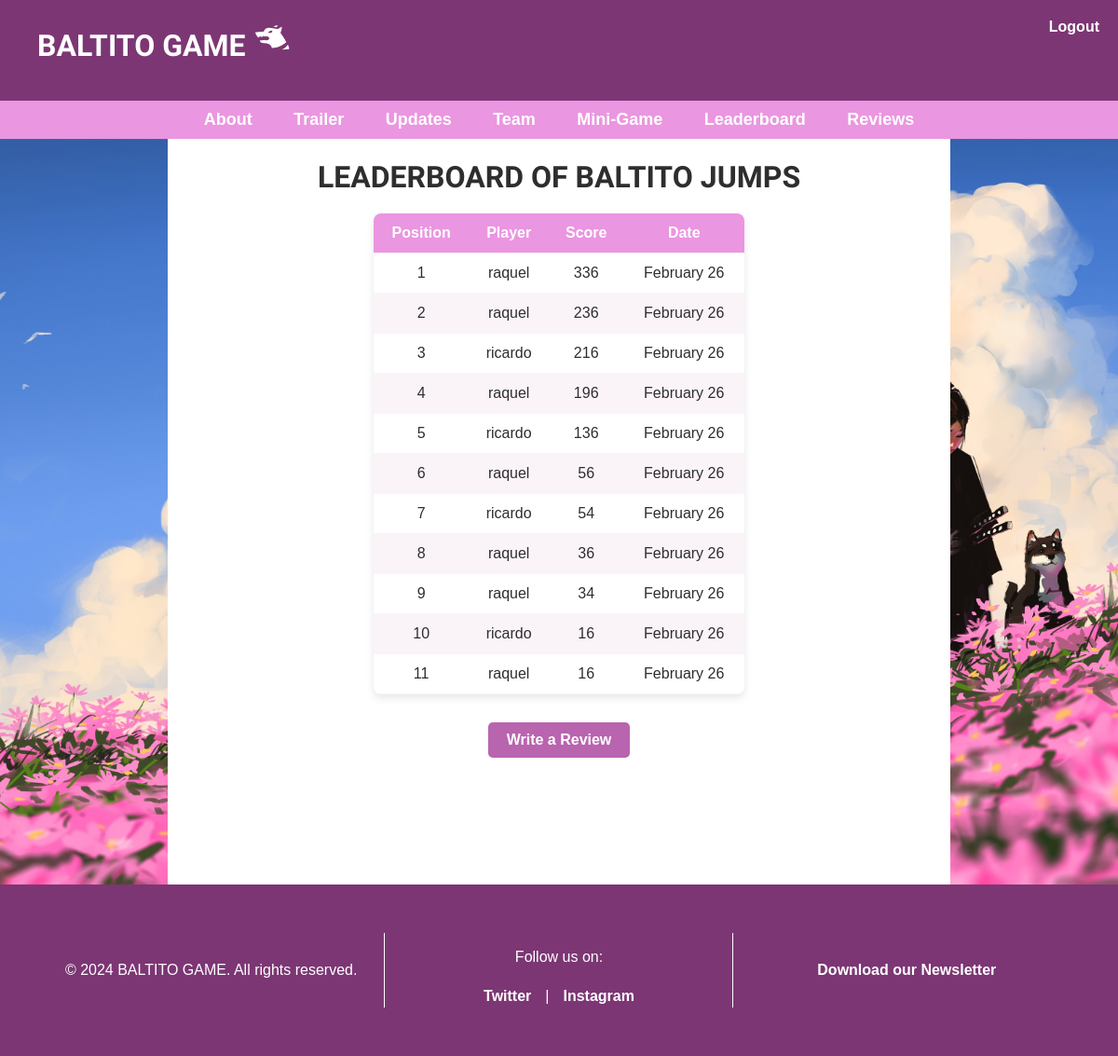
The page /leaderboard/ (signed in) on the database as committed earlier.
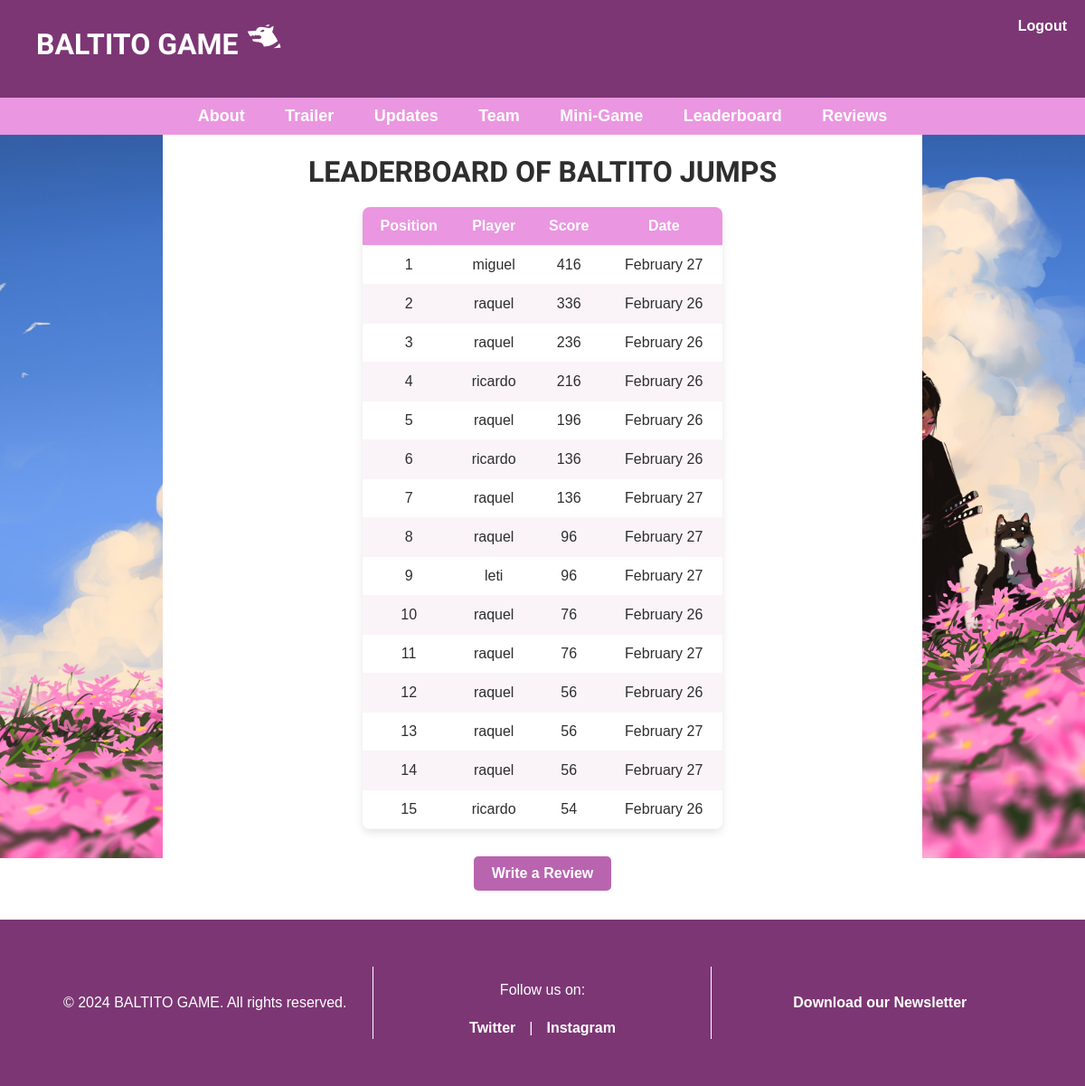
The same page on the database as committed later.
### game/models.py (models this page shows)
class UserScore(models.Model):
    user = models.ForeignKey(UserProfile, on_delete=models.CASCADE)
    score = models.IntegerField()
    played_date = models.DateField(auto_now_add=True)
    def __str__(self):
        return f"{self.user.user.username} - {self.score}"

### users/models.py (models this page shows, shortened)
class UserProfile(models.Model):
    user = models.OneToOneField(User, on_delete=models.CASCADE)
    subscribed = models.BooleanField(default=False)

### game/views.py (the view)
# urls.py: path('leaderboard/', LeaderboardView.as_view(), name='leaderboard'),
@method_decorator(login_required(login_url="/users/login/"), name='dispatch')
class LeaderboardView(ListView):
    model = UserScore
    template_name = 'game/leaderboard.html'
    context_object_name = 'scores'
    def get_queryset(self):
        scores = UserScore.objects.all().order_by('-score')[:15]
        print(f"Scores in DB: {scores}")
        return scores

### game/templates/game/leaderboard.html (shortened to what this page needs)
{% extends 'game/base.html' %}
{% load static %}
{% block content %}
<h1>LEADERBOARD OF BALTITO JUMPS</h1>
<table>
    <thead>
        <tr>
            <th>Position</th>
            <th>Player</th>
            <th>Score</th>
            <th>Date</th>
        </tr>
    </thead>
    <tbody>
        {% for score in scores %}
        <tr>
            <td> {{ forloop.counter }} </td>
            <td>{{ score.user.user.username }}</td>
            <td>{{ score.score }}</td>
            <td>{{ score.played_date|date:"F j" }}</td>
        </tr>
        {% empty %}
        <tr>
            <td colspan="3">No scores yet.</td>
        </tr>
        {% endfor %}
    </tbody>
</table>
   <a href="{% url 'review' %}" class="btn">Write a Review</a>
{% endblock %}

Rows that differ between the two databases and show on the page:
no longer on this page (row unchanged): UserScore: user.user.username "raquel", score "36", played_date "February 26"
no longer on this page (row unchanged): UserScore: user.user.username "raquel", score "34", played_date "February 26"
no longer on this page (row unchanged): UserScore: user.user.username "ricardo", score "16", played_date "February 26"
no longer on this page (row unchanged): UserScore: user.user.username "raquel", score "16", played_date "February 26"
added UserScore: user.user.username "miguel", score "416", played_date "February 27"
added UserScore: user.user.username "raquel", score "136", played_date "February 27"
added UserScore: user.user.username "raquel", score "96", played_date "February 27"
added UserScore: user.user.username "leti", score "96", played_date "February 27"
added UserScore: user.user.username "raquel", score "76", played_date "February 26"
added UserScore: user.user.username "raquel", score "76", played_date "February 27"
added UserScore: user.user.username "raquel", score "56", played_date "February 27"
added UserScore: user.user.username "raquel", score "56", played_date "February 27"
